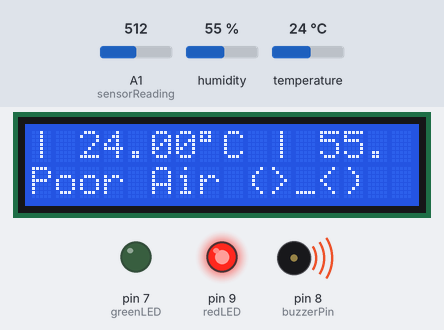
The sketch below on a simulated Arduino Uno, built with avr-gcc and run on an emulated ATmega328P. On the bench: 16×2 character LCD, output pins drawn as LEDs (lit = HIGH), buzzer (waves = sounding, pin HIGH). Inputs (shaded band) come from the test bench; at power-on: A1 (sensorReading) = 512, humidity 55 %, temperature 24 °C.

Above: at 2.8 s.
2.9 s: A1 (sensorReading) set to 317
9.7 s: A1 (sensorReading) set to 283
At 14.8 s:
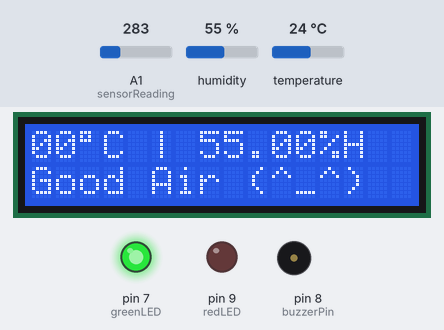
16.5 s: A1 (sensorReading) set to 306
At 21.3 s:
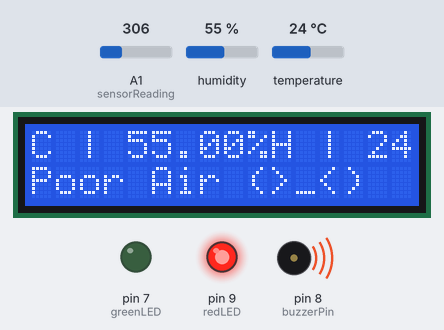
23.3 s: A1 (sensorReading) set to 290
At 27.7 s:
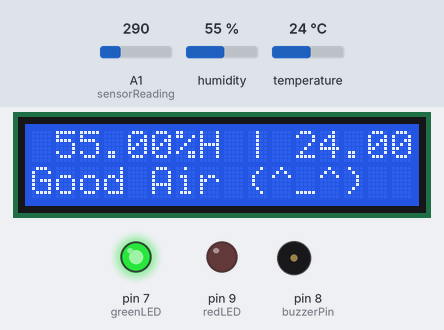
30.1 s: A1 (sensorReading) set to 310
At 33.9 s:
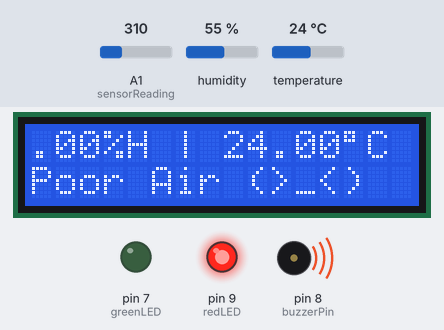
36.9 s: A1 (sensorReading) set to 122
At 43.2 s:
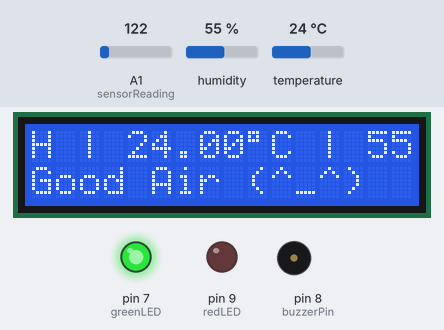
Timing chart, 0 to 44.7 s (numbered marks = the images above; inputs shaded):
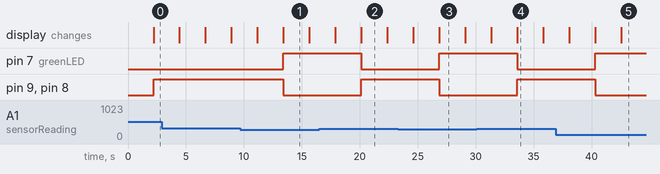

Measured:
- the behaviour switches between 300 and 299 on A1 (sensorReading) (found by bisection; images 0 and 1)
- after the input at 9.7 s, pin 7 (greenLED): LOW → HIGH after 3.7 s; pin 9 (redLED), pin 8 (buzzerPin): HIGH → LOW after 3.7 s; the display: first differs from a run without the input after 3.7 s (image 1)
- after the input at 16.5 s, pin 7 (greenLED): HIGH → LOW after 3.6 s; pin 9 (redLED), pin 8 (buzzerPin): LOW → HIGH after 3.6 s; the display: first differs from a run without the input after 3.6 s (image 2)
- after the input at 23.3 s, pin 7 (greenLED): LOW → HIGH after 3.6 s; pin 9 (redLED), pin 8 (buzzerPin): HIGH → LOW after 3.6 s; the display: first differs from a run without the input after 3.6 s (image 3)
- after the input at 30.1 s, pin 7 (greenLED): HIGH → LOW after 3.5 s; pin 9 (redLED), pin 8 (buzzerPin): LOW → HIGH after 3.5 s; the display: first differs from a run without the input after 3.5 s (image 4)
- after the input at 36.9 s, pin 7 (greenLED): LOW → HIGH after 3.4 s; pin 9 (redLED), pin 8 (buzzerPin): HIGH → LOW after 3.4 s; the display: first differs from a run without the input after 3.4 s (image 5 shows a later state)
- what the display in image 1 shows lasts 2.2 s, from 13.4 s to 15.6 s

The sketch:

Air_Quality_Monitoring_and_Alerting_System.ino
```cpp
//Including libraries for DHT-11 sensor and LCD display
#include <LiquidCrystal_I2C.h>
#include "DHT.h"

LiquidCrystal_I2C lcd(0x27, 16, 2); // Setting the LCD address to 0x27 for a 16 characters and 2 line display

//Declaring the variables
int airSensorValue = 0;
int thresholdValue = 300;
float tempValue = 0;
float humidValue = 0;
int columnNumber = 0;
int redLED = 9;
int greenLED = 7;
int buzzerPin = 8;
DHT dht;

void setup()
{
	lcd.begin(); // Initializing the LCD
  dht.setup(11); //Initializing the DHT-11 sensor on digital pin 11
  pinMode(redLED, OUTPUT); //Initializing digital pin redLed as an output
  pinMode(greenLED, OUTPUT); //Initializing digital pin greenLed as an output
  pinMode(buzzerPin, OUTPUT); //Initializing digital pin buzzerPin as an output
}


void loop()
{
  sensorReading();
  airQualityDetection();
  Serial.println(airSensorValue); //Printing the air quality value in the serial monitor
}


void sensorReading()
{
  //This function is to read value from MQ-135 and DHT-11 sensor

  airSensorValue = analogRead(A1); //Reading air quality value from MQ-135 connected in analog pin A1

  delay(dht.getMinimumSamplingPeriod()); //Adding delay to DHT-11 sensor
  tempValue = dht.getTemperature(); //Reading temperature value from DHT-11 sensor
  humidValue = dht.getHumidity(); //Reading humidity value from DHT-11 sensor

  delay(100); //Adding delay
}


void airQualityDetection()
{
  //This function is to check whether the air quality is healthy or critical

  if (airSensorValue >= thresholdValue)
  {
    //Checking for critical air quality
    lcd.clear(); //Clearing the LCD screen
    displayTempHumid();
    lcd.setCursor(0,1); //Setting cursor on LCD screen to first character of second row
    lcd.print("Poor Air (>_<)");
    alertState();
  }
  else
  {
    //Checking for healthy air quality
    lcd.clear(); //Clearing the LCD screen
    displayTempHumid();
    lcd.setCursor(0,1); //Setting cursor on LCD screen to first character of second row
    lcd.print("Good Air (^_^)");
    normalState();
  }
  delay(100);
}


void normalState()
{
  //This function is to bring the LED and buzzer to normal state

  digitalWrite(greenLED, HIGH); //Turning on green LED
  digitalWrite(redLED, LOW); //Turning off red LED
  digitalWrite(buzzerPin, LOW); //Turning off buzzer
}


void alertState()
{
  //This function is to bring the LED and buzzer to alerting state

  digitalWrite(greenLED, LOW); //Turning off green LED
  digitalWrite(redLED, HIGH); //Turning on red LED
  digitalWrite(buzzerPin, HIGH); //Turning on buzzer
}


void displayTempHumid()
{
  //This function is to display temperature and humidity in the LCD screen in scrolling effect

  String tempHumidInfo = "| " + String(tempValue) + String((char)223) + "C | " + String(humidValue) + "%H  ";
  int textLength = tempHumidInfo.length(); //Finding the total numbers of characters of displaying text

  if (columnNumber == (textLength - 1))
  {
    //Resetting for scroll over effect
    columnNumber = 0;
  }

  lcd.setCursor(0,0); //Setting cursor on LCD screen to first character of first row

  if (columnNumber < (textLength - 15))
  {
    //Scrolling effect for current string
    for (int i = columnNumber; i < (columnNumber + 15); i++)
    {
      //Looping to print 16 characters
      lcd.print(tempHumidInfo[i]);
    }
  }

  else
  {
    //Scrolling effect for new strings at the end
    for (int i = columnNumber; i < (textLength - 1); i++)
    {
      //Looping to print remaining characters of current strings
      lcd.print(tempHumidInfo[i]);
    }

    for (int i = 0; i <= (15 - (i - columnNumber)); i++)
    {
      //Looping to print initial characters of new strings
       lcd.print(tempHumidInfo[i]);
    }
  }

  columnNumber++; //Increasing the column number by 1
}
```
